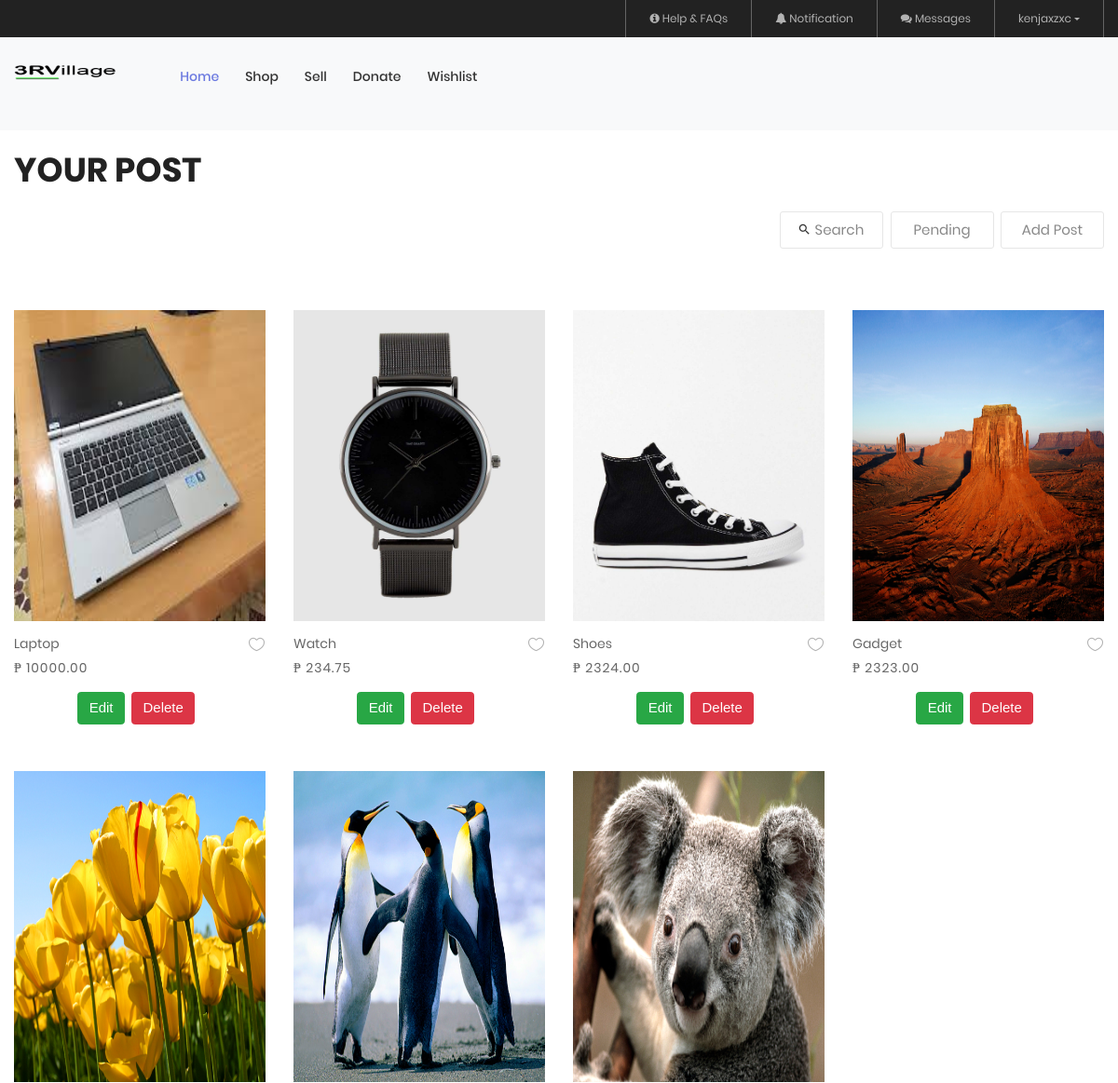
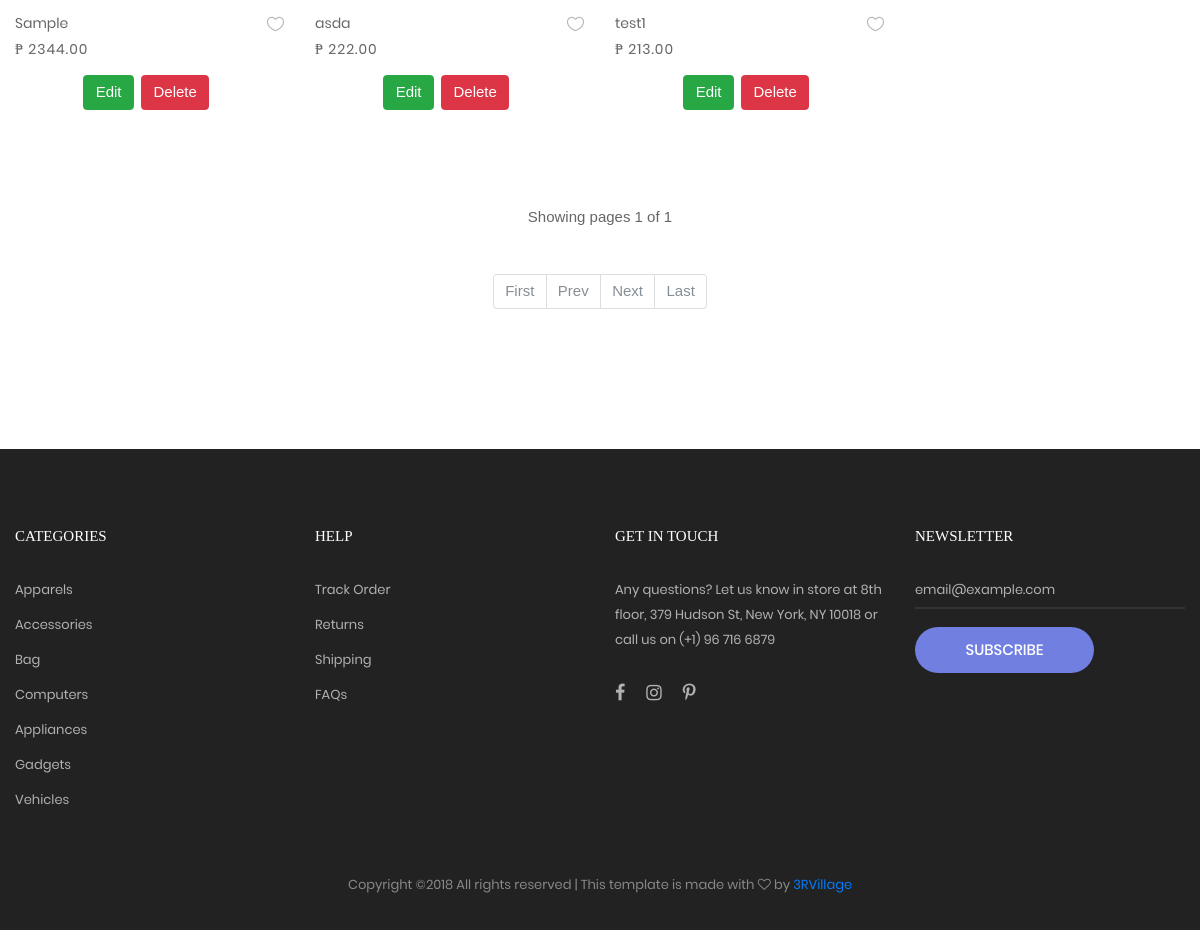
The page /mypost.php (signed in) on the database its author committed (2 pictures, top to bottom).
### tables this page shows
CREATE TABLE `itemsell` (
  `ItemSellID` int(11) NOT NULL,
  `SItemTitle` varchar(50) NOT NULL,
  `SItemCat` varchar(50) NOT NULL,
  `SItemDesc` varchar(255) NOT NULL,
  `SItemLocation` varchar(255) NOT NULL,
  `SItemPrice` decimal(10,2) NOT NULL,
  `SItemImages` varchar(255) NOT NULL,
  `SItemPosted` timestamp NOT NULL DEFAULT CURRENT_TIMESTAMP,
  `accountid` int(11) NOT NULL,
  `SItemStatus` int(11) NOT NULL DEFAULT '1'
);

CREATE TABLE `account` (
  `accountid` int(11) NOT NULL,
  `firstname` varchar(50) NOT NULL,
  `lastname` varchar(50) NOT NULL,
  `username` varchar(50) NOT NULL,
  `password` varchar(50) NOT NULL,
  `email` varchar(50) NOT NULL,
  `contactno` varchar(20) NOT NULL,
  `status` int(11) NOT NULL DEFAULT '1'
);

### public/mypost.php (the view, shortened to what this page needs)
<?php
  include('connection.php');
?>
  <?php
  if(!isset($_GET['page']) || $_GET['page'] <=0 || !is_numeric($_GET['page'])){
        $page = 1;
      }else{
        $page = $_GET['page'];
      }
  function pagination($table,$field,$field1Ans,$field2,$field2Ans,$page,$offset,$limit,$order,$sort,$add){
        include('connection.php');
      $arrayData = [];
      $sql = mysqli_query($conn,"SELECT COUNT(*) FROM $table WHERE $field = '$field1Ans' AND $field2 = '$field2Ans'");
      $totalPage = mysqli_fetch_array($sql)[0];
      $totalPages = ceil($totalPage/$limit);
      $offset = ($page-1) * $limit;
      $first = ($page <= 1)?"disabled":"";
      $prevLI = ($page <= 1)?"disabled":"";
      $prevLink = ($prevLI == "disabled")?"#":"?page=".($page-1)."".$add;
      $nextLI = ($page >= $totalPages)?"disabled":"";
      $nextLink = ($nextLI == "disabled")?"#":"?page=".($page+1)."".$add;
      $lastLI = ($page >= $totalPages)?"disabled":"";
      $lastLink = ($lastLI == "disabled")?"#":"?page=".$totalPages."".$add;
      $pagination = '
        <nav>
          <ul class="pagination">
            <li class="page-item '.$first.'"><a class="page-link" href="?page=1'.$add.'">First</a></li>
            <li class="page-item '.$prevLI.'"><a class="page-link" href="'.$prevLink.'">Prev</a></li>
            <li class="page-item '.$nextLI.'"><a class="page-link" href="'.$nextLink.'">Next</a></li>
            <li class="page-item '.$lastLI.'"><a class="page-link" href="'.$lastLink.'">Last</a></li>
          </ul>
        </nav>
        ';
      if(is_numeric($page)){
         $sql = mysqli_query($conn,"SELECT * FROM $table WHERE $field = '$field1Ans' AND $field2 = '$field2Ans' ORDER BY $order $sort LIMIT $offset,$limit");
         while ($row = mysqli_fetch_assoc($sql)){
          $arrayData[] = $row;
         }
      }
      return json_encode(array("pagination"=>$pagination,"data"=>$arrayData,"showing"=>$page,"all"=>$totalPages));
    }
   ?>
<!DOCTYPE html>
<html lang="en">
<head>
  <?php include('link.php');?>
  </head>
<body class="bg-light">
  <?php
      include('header.php');
   ?>
    <section class="bg0 p-t-23 p-b-140 m-t-100" id="products">
    <div class="container">
      <div class="p-b-10">
        <h3 class="ltext-103 cl5">
          Your Post
        </h3>
      </div>
        <div class="flex-w flex-sb-m p-b-52">
        <div class="flex-w flex-c-m m-tb-10">
          <div class="flex-c-m stext-106 cl6 size-105 bor4 pointer hov-btn3 trans-04 m-tb-4 js-show-search">
            <i class="icon-search cl2 m-r-6 fs-15 trans-04 zmdi zmdi-search"></i>
            Search
          </div>
           <div class="ml-2">
            <a href="pending.php" class="flex-c-m stext-106 cl6 size-105 bor4 pointer hov-btn3 trans-04 m-tb-4">Pending</a>
          </div>
          <div class="ml-2">
            <a href="sell.php" class="flex-c-m stext-106 cl6 size-105 bor4 pointer hov-btn3 trans-04 m-tb-4">Add Post</a>
          </div>
        </div>
      </div>
      <?php
           $sessionID = $_SESSION['accountid'];
           $id = mysqli_query($conn, "SELECT accountid FROM `account` WHERE username = '$sessionID'")->fetch_object()->accountid;
           $dataAll = json_decode(pagination("itemsell","SItemStatus",1,"accountid","$id",$page,1,12,"ItemSellID","DESC",""),true);
           $res = mysqli_query($conn, "SELECT * FROM account WHERE accountid = '$id'");
              while($row=$res->fetch_array()){
     ?>
      <?php
      $builder = $dom = null;
       foreach ($dataAll['data'] as $value) {
          $builder =
          '
          <div class="col-sm-6 col-md-4 col-lg-3 p-b-35 isotope-item *">
          <div class="block2">
            <div class="block2-pic hov-img0">
            <img src="../upload/'.$value['SItemImages'].'" height="334" width="270"/>
               <a href="#" class="block2-btn flex-c-m stext-103 cl2 size-102 bg0 bor2 hov-btn1 p-lr-15 trans-04 js-show-modal1 prevITEM">
               Preview Item
               </a>
              <input type="hidden" name="itemsellID" value="'.$value['ItemSellID'].'">
            </div>
            <div class="block2-txt flex-w flex-t p-t-14">
              <div class="block2-txt-child1 flex-col-l ">
                <a class="stext-104 cl4 hov-cl1 trans-04 js-name-b2 p-b-6">
                  '.$value['SItemTitle'].'
                </a>
                <span class="stext-105 cl3">
                  ₱ '.$value['SItemPrice'].'
                </span>
              </div>
              <div class="block2-txt-child2 flex-r p-t-3">
                <a href="#" class="btn-addwish-b2 dis-block pos-relative js-addwish-b2">
                  <img class="icon-heart1 dis-block trans-04" src="../images/icons/icon-heart-01.png" alt="ICON">
                  <img class="icon-heart2 dis-block trans-04 ab-t-l" src="../images/icons/icon-heart-02.png" alt="ICON">
                </a>
              </div>
            </div>
            <div class="row justify-content-center py-3">
              <a href="updatepost.php?id='.$value['ItemSellID'].'"><button type="button" class="btn btn-success mr-2"
              onclick="confirm(\'Are you sure to edit ?\')">Edit</button></a>
              <a href="deactivatepost.php?del='.$value['ItemSellID'].'"><button type="button" class="btn btn-danger mr-2"
              onclick="confirm(\'Are you sure to delete this post ?\')">Delete</button></a>
            </div>
          </div>
        </div>
          ';
          $dom = $dom."".$builder;
          }
        }
      ?>
      <div class="row isotope-grid">
        <?php echo $dom; ?>
      </div>
    </div>
    <div class="flex-c-m flex-w w-full p-t-45">
       <?php
                if($dataAll['all'] == 0){
                  echo '<div class="flex-c-m stext-101 cl5 size-103 bg2 bor1 ">No Data Found</div>';
                }
                else{
                echo "Showing pages ".$dataAll['showing']." of ".$dataAll['all'];
                ?>
                <div class="flex-c-m flex-w w-full p-t-45">
                  <?php
                      echo $dataAll['pagination'];
                }
             ?>
      </div>
  </section>
    <?php
      include('footer.php');
    ?>
 </body>
</html>

### public/link.php (shortened to what this page needs)
<link rel="stylesheet" type="text/css" href="../vendor/bootstrap/css/bootstrap.min.css">
<link rel="stylesheet" type="text/css" href="../fonts/font-awesome-4.7.0/css/font-awesome.min.css">
<link rel="stylesheet" type="text/css" href="../fonts/iconic/css/material-design-iconic-font.min.css">
<link rel="stylesheet" type="text/css" href="../fonts/linearicons-v1.0.0/icon-font.min.css">
<link rel="stylesheet" type="text/css" href="../vendor/animate/animate.css">
<link rel="stylesheet" type="text/css" href="../vendor/css-hamburgers/hamburgers.min.css">
<link rel="stylesheet" type="text/css" href="../vendor/animsition/css/animsition.min.css">
<link rel="stylesheet" type="text/css" href="../vendor/select2/select2.min.css">
<link rel="stylesheet" type="text/css" href="../vendor/daterangepicker/daterangepicker.css">
<link rel="stylesheet" type="text/css" href="../vendor/slick/slick.css">
<link rel="stylesheet" type="text/css" href="../vendor/MagnificPopup/magnific-popup.css">
<link rel="stylesheet" type="text/css" href="../vendor/perfect-scrollbar/perfect-scrollbar.css">
<link rel="stylesheet" type="text/css" href="../css/util.css">
<link rel="stylesheet" type="text/css" href="../css/main.css">
<link rel="stylesheet" type="text/css" href="../css/toastr.min.css">
<link rel="stylesheet" type="text/css" href="../js/toastr.min.js">

### public/header.php (shortened to what this page needs)
<header>
	<div class="container-menu-desktop">
		<div class="top-bar">
			<div class="content-topbar flex-sb-m h-full container">
				<div class="right-top-bar flex-w h-full">
					<a href="#" class="flex-c-m trans-04 p-lr-25">
						<span class="fa fa-info-circle">&nbsp;</span> Help & FAQs
					</a>
					<a href="#" class="flex-c-m trans-04 p-lr-25">
						<span class="fa fa-bell">&nbsp;</span> Notification
					</a>
					<a href="message.php" class="flex-c-m trans-04 p-lr-25">
						<span class="fa fa-comments">&nbsp;</span> Messages
					</a>
					<a href="#" class="dropdown-toggle flex-c-m trans-04 p-lr-25" data-toggle="dropdown">
						<?php echo $_SESSION['accountid'] ?>
					</a>
				</div>
			</div>
		</div>
		<div class="wrap-menu-desktop">
			<nav class="limiter-menu-desktop container">
				<a href="home.php" class="logo">
					<img src="../images/icons/logo-33.png" alt="IMG-LOGO">
				</a>
				<div class="menu-desktop">
					<ul class="main-menu">
						<li class="active-menu">
							<a href="home.php">Home</a>
						</li>
						<li>
							<a href="#products">Shop</a>
						</li>
						<li>
							<a href="sell.php">Sell</a>
						</li>
						<li>
							<a href="donate.php">Donate</a>
						</li>
						<li>
							<a href="wishlist.php">Wishlist</a>
						</li>
					</ul>
				</div>
			</nav>
		</div>
	</div>
</header>

### public/footer.php (shortened to what this page needs)
	<footer class="bg3 p-t-75 p-b-32">
		<div class="container">
			<div class="row">
				<div class="col-sm-6 col-lg-3 p-b-50">
					<h4 class="stext-301 cl0 p-b-30">
						Categories
					</h4>
					<ul>
						<li class="p-b-10">
							<a href="#" class="stext-107 cl7 hov-cl1 trans-04">
								Apparels
							</a>
						</li>
						<li class="p-b-10">
							<a href="#" class="stext-107 cl7 hov-cl1 trans-04">
								Accessories
							</a>
						</li>
						<li class="p-b-10">
							<a href="#" class="stext-107 cl7 hov-cl1 trans-04">
								Bag
							</a>
						</li>
						<li class="p-b-10">
							<a href="#" class="stext-107 cl7 hov-cl1 trans-04">
								Computers
							</a>
						</li>
						<li class="p-b-10">
							<a href="#" class="stext-107 cl7 hov-cl1 trans-04">
								Appliances
							</a>
						</li>
						<li class="p-b-10">
							<a href="#" class="stext-107 cl7 hov-cl1 trans-04">
								Gadgets
							</a>
						</li>
						<li class="p-b-10">
							<a href="#" class="stext-107 cl7 hov-cl1 trans-04">
								Vehicles
							</a>
						</li>
					</ul>
				</div>
				<div class="col-sm-6 col-lg-3 p-b-50">
					<h4 class="stext-301 cl0 p-b-30">
						Help
					</h4>
					<ul>
						<li class="p-b-10">
							<a href="#" class="stext-107 cl7 hov-cl1 trans-04">
								Track Order
							</a>
						</li>
						<li class="p-b-10">
							<a href="#" class="stext-107 cl7 hov-cl1 trans-04">
								Returns
							</a>
						</li>
						<li class="p-b-10">
							<a href="#" class="stext-107 cl7 hov-cl1 trans-04">
								Shipping
							</a>
						</li>
						<li class="p-b-10">
							<a href="#" class="stext-107 cl7 hov-cl1 trans-04">
								FAQs
							</a>
						</li>
					</ul>
				</div>
				<div class="col-sm-6 col-lg-3 p-b-50">
					<h4 class="stext-301 cl0 p-b-30">
						GET IN TOUCH
					</h4>
					<p class="stext-107 cl7 size-201">
						Any questions? Let us know in store at 8th floor, 379 Hudson St, New York, NY 10018 or call us on (+1) 96 716 6879
					</p>
					<div class="p-t-27">
						<a href="#" class="fs-18 cl7 hov-cl1 trans-04 m-r-16">
							<i class="fa fa-facebook"></i>
						</a>
						<a href="#" class="fs-18 cl7 hov-cl1 trans-04 m-r-16">
							<i class="fa fa-instagram"></i>
						</a>
						<a href="#" class="fs-18 cl7 hov-cl1 trans-04 m-r-16">
							<i class="fa fa-pinterest-p"></i>
						</a>
					</div>
				</div>
				<div class="col-sm-6 col-lg-3 p-b-50">
					<h4 class="stext-301 cl0 p-b-30">
						Newsletter
					</h4>
					<form>
						<div class="wrap-input1 w-full p-b-4">
							<input class="input1 bg-none plh1 stext-107 cl7" type="text" name="email" placeholder="email@example.com">
						</div>
						<div class="p-t-18">
							<button class="flex-c-m stext-101 cl0 size-103 bg1 bor1 hov-btn2 p-lr-15 trans-04">
								Subscribe
							</button>
						</div>
					</form>
				</div>
			</div>
				<p class="stext-107 cl6 txt-center">
Copyright &copy;<script>document.write(new Date().getFullYear());</script> All rights reserved | This template is made with <i class="fa fa-heart-o" aria-hidden="true"></i> by <a href="#">3RVillage</a>
				</p>
			</div>
	</footer>

### css/main.css (style rules this page uses)
.container { max-width: 1380px; }
@media (max-width: 1600px) { .container { max-width: 1200px; } }
.container-menu-desktop { height: auto; width: 100%; position: relative; -webkit-transition: all 0.3s; -o-transition: all 0.3s; -moz-transition: all 0.3s; transition: all 0.3s; }
.top-bar { height: 40px; background-color: #222; }
.right-top-bar a { font-family: Poppins-Regular; font-size: 12px; line-height: 1.8; height: 100%; color: #b2b2b2; border-right: 1px solid rgba(255,255,255,0.3); }
.right-top-bar a:first-child { border-left: 1px solid rgba(255,255,255,0.3); }
.wrap-menu-desktop { position: fixed; z-index: 1100; background-color: transparent; width: 100%; height: 84px; top: 40px; left: 0px; -webkit-transition: height 0.3s, background-color 0.3s; -o-transition: height 0.3s, background-color 0.3s; -moz-transition: height 0.3s, background-color 0.3s; transition: height 0.3s, background-color 0.3s; }
.limiter-menu-desktop { height: 100%; display: -webkit-box; display: -webkit-flex; display: -moz-box; display: -ms-flexbox; display: flex; align-items: center; background-color: transparent; }
.logo { display: -webkit-box; display: -webkit-flex; display: -moz-box; display: -ms-flexbox; display: flex; align-items: center; height: 65%; margin-right: 55px; }
.logo img { max-width: 100%; max-height: 100%; }
.menu-desktop { display: -webkit-box; display: -webkit-flex; display: -moz-box; display: -ms-flexbox; display: flex; align-items: center; height: 100%; }
.main-menu { list-style-type: none; margin: 0; display: -webkit-box; display: -webkit-flex; display: -moz-box; display: -ms-flexbox; display: flex; align-items: center; }
.main-menu > li { display: block; position: relative; padding: 20px 10px 20px 0px; margin: 0px 4px 0px 14px; }
.main-menu > li > a { font-family: Poppins-Medium; font-size: 14px; color: #333; padding: 5px 0px; transition: all 0.4s; -webkit-transition: all 0.4s; -o-transition: all 0.4s; -moz-transition: all 0.4s; }
.main-menu > li.active-menu > a { color: #6c7ae0; }
.block2-pic { position: relative; }
.block2-txt-child1 { width: calc(100% - 30px); }
.block2-txt-child2 { width: 30px; }
.cl0 { color: #fff; }
.cl2 { color: #333; }
.cl3 { color: #666; }
.cl4 { color: #999; }
.cl5 { color: #222; }
.cl6 { color: #888; }
.cl7 { color: #b2b2b2; }
.stext-101 { font-family: Poppins-Medium; font-size: 15px; line-height: 1.466667; text-transform: uppercase; }
.stext-104 { font-family: Poppins-Regular; font-size: 14px; line-height: 1.466667; }
.stext-105 { font-family: Poppins-Regular; font-size: 14px; line-height: 1.466667; letter-spacing: 1px; }
.stext-106 { font-family: Poppins-Regular; font-size: 15px; line-height: 1.2; }
.stext-107 { font-family: Poppins-Regular; font-size: 13px; line-height: 1.923; }
.stext-301 { font-family: Montserrat-Bold; font-size: 15px; line-height: 1.6; text-transform: uppercase; }
.ltext-103 { font-family: Poppins-Bold; font-size: 36px; line-height: 1.1; text-transform: uppercase; }
.size-103 { min-width: 179px; height: 46px; }
.size-105 { min-width: 111px; height: 40px; }
.size-201 { max-width: 270px; }
.bg-none { background-color: transparent; }
.bg0 { background-color: #fff; }
.bg1 { background-color: #717fe0; }
.bg3 { background-color: #222; }
.bor1 { border-radius: 23px; }
.bor4 { border: 1px solid #e6e6e6; border-radius: 3px; }
.wrap-input1 { position: relative; border-bottom: 2px solid rgba(204,204,204, 0.1); }
.input1 { background-color: transparent; width: 100%; }
.hov-img0 { display: block; overflow: hidden; }
.hov-img0 img { width: 100%; -webkit-transition: transform 0.9s ease; -o-transition: transform 0.9s ease; -moz-transition: transform 0.9s ease; transition: transform 0.9s ease; }

### rows shown on the page
itemsell: SItemImages (picture), SItemTitle "Laptop", SItemPrice "10000.00"
itemsell: SItemImages (picture), SItemTitle "Watch", SItemPrice "234.75"
itemsell: SItemImages (picture), SItemTitle "Shoes", SItemPrice "2324.00"
itemsell: SItemImages (picture), SItemTitle "Gadget", SItemPrice "2323.00"
itemsell: SItemImages (picture), SItemTitle "Sample", SItemPrice "2344.00"
itemsell: SItemImages (picture), SItemTitle "asda", SItemPrice "222.00"
itemsell: SItemImages (picture), SItemTitle "test1", SItemPrice "213.00"
account: accountid "1"

### other values the page prints
$_SESSION['accountid'] "kenjaxzxc"
